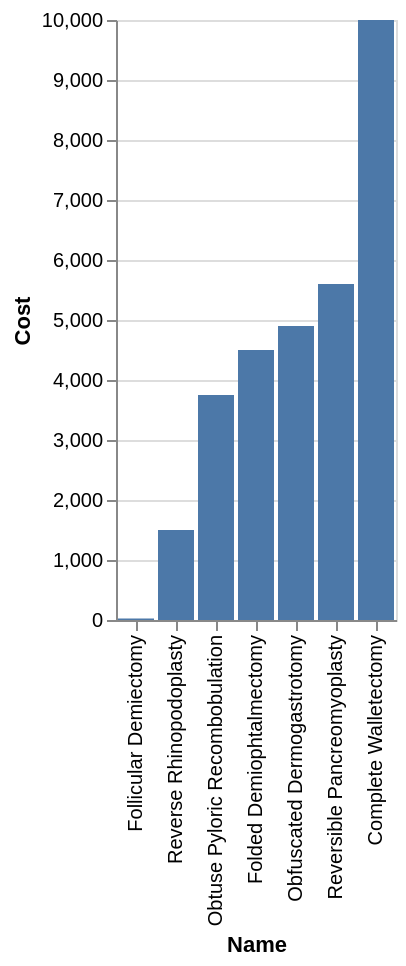

Express this chart as Vega-Lite.
### Vega-Lite specification from a JSON file in a GitHub repository (floating-point values rounded to 4 significant figures)
{"data": {"values": [{"x_data": "Complete Walletectomy", "y_data": 10000}, {"x_data": "Reversible Pancreomyoplasty", "y_data": 5600}, {"x_data": "Obfuscated Dermogastrotomy", "y_data": 4899}, {"x_data": "Folded Demiophtalmectomy", "y_data": 4500}, {"x_data": "Obtuse Pyloric Recombobulation", "y_data": 3750}, {"x_data": "Reverse Rhinopodoplasty", "y_data": 1500}, {"x_data": "Follicular Demiectomy", "y_data": 25}]}, "mark": "bar", "encoding": {"x": {"field": "x_data", "type": "nominal", "title": "Name", "sort": {"op": "sum", "field": "y_data", "order": "ascending"}}, "y": {"field": "y_data", "type": "quantitative", "title": "Cost"}}}
